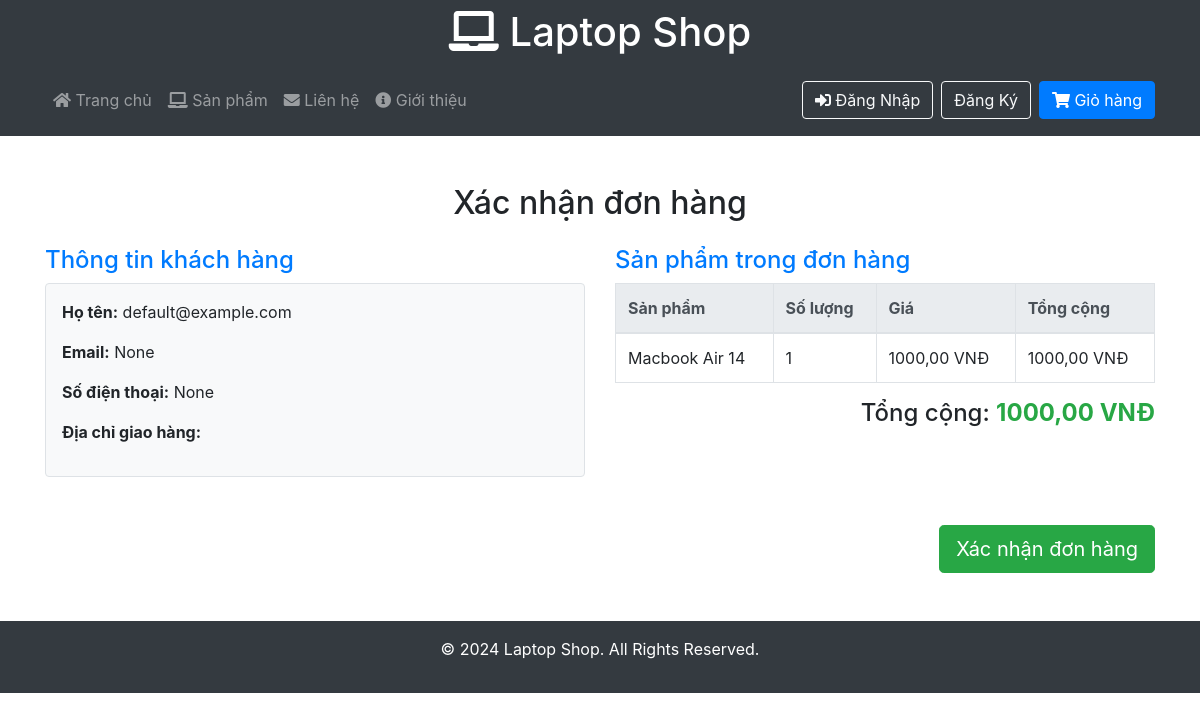
The page /order_confirmation/1/ on the database as committed earlier.
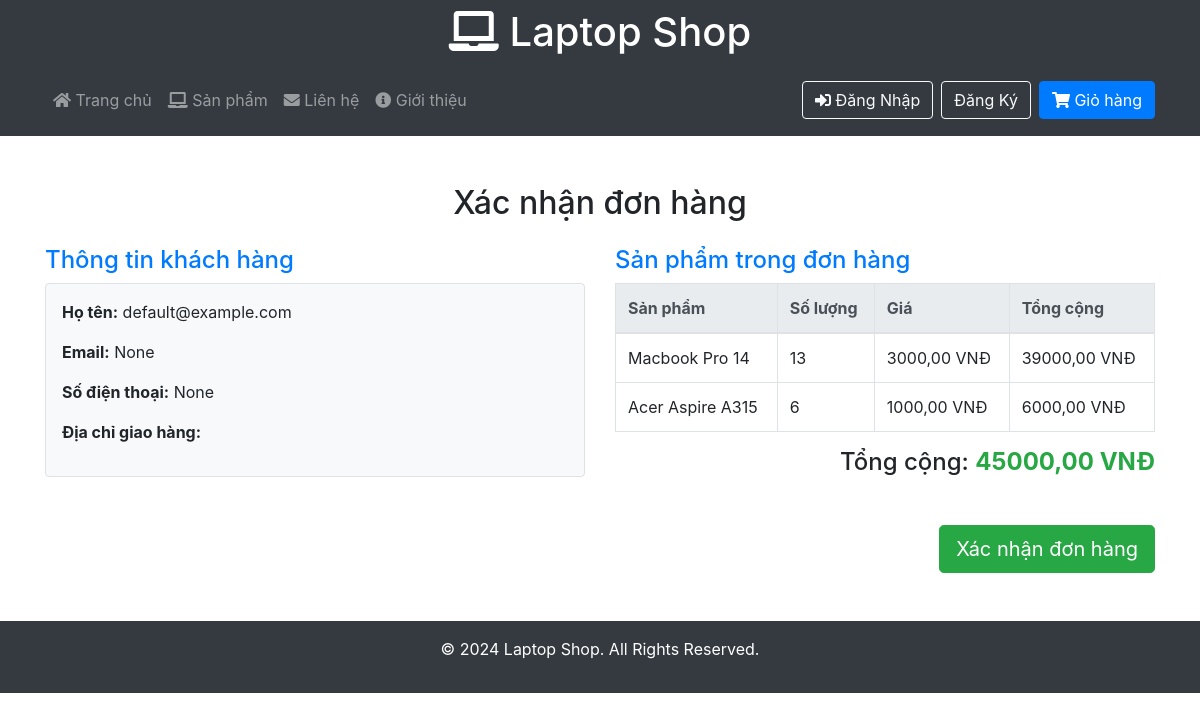
The same page on the database as committed later.
### products/models.py (models this page shows, shortened)
class Order(models.Model):
    user = models.ForeignKey(settings.AUTH_USER_MODEL, on_delete=models.SET_NULL, null=True, blank=True)
    created_at = models.DateTimeField(auto_now_add=True)
    completed = models.BooleanField(default=False)
    customer_name = models.CharField(max_length=255)
    customer_email = models.EmailField(null=True, blank=True)
    customer_phone = models.CharField(max_length=15, null=True, blank=True)
    shipping_address = models.TextField()
    @property
    def get_total_price(self):
        total = sum([item.get_total_price for item in self.items.all()])
        return total

class OrderItem(models.Model):
    product = models.ForeignKey(Laptop, on_delete=models.CASCADE)  # Sử dụng Laptop làm sản phẩm
    order = models.ForeignKey(Order, on_delete=models.CASCADE, related_name='items')
    quantity = models.PositiveIntegerField(default=1)
    @property
    def get_total_price(self):
        return self.quantity * self.product.price

class Laptop(models.Model):
    name = models.CharField(max_length=255)
    description = models.TextField()
    price = models.DecimalField(max_digits=10, decimal_places=2)
    image = models.ImageField(upload_to='laptops/')  # Hình ảnh chính của laptop
    created_at = models.DateTimeField(auto_now_add=True)

### products/views.py (the view)
# urls.py: path('order_confirmation/<int:order_id>/', order_confirmation, name='order_confirmation'),
def order_confirmation(request, order_id):
    order = get_object_or_404(Order, id=order_id)
    order_items = order.items.all()  # Lấy tất cả các mục sản phẩm trong đơn hàng
    return render(request, 'products/order_confirmation.html', {
        'order': order,
        'order_items': order_items,
        'cart_item_count': get_cart_item_count(request)
    })

### products/views.py (called while the page is built)
def get_cart_item_count(request):
    cart = request.session.get('cart', {})
    return sum(item['quantity'] for item in cart.values())

### products/templates/products/order_confirmation.html (shortened to what this page needs)
{% include 'products/header.html' %}
<main class="container my-5">
    <h2 class="text-center mb-4">Xác nhận đơn hàng</h2>
    <div class="row">
        <div class="col-md-6">
            <h4 class="text-primary">Thông tin khách hàng</h4>
            <div class="p-3 mb-4 bg-light border rounded">
                <p><strong>Họ tên:</strong> {{ order.customer_name }}</p>
                <p><strong>Email:</strong> {{ order.customer_email }}</p>
                <p><strong>Số điện thoại:</strong> {{ order.customer_phone }}</p>
                <p><strong>Địa chỉ giao hàng:</strong> {{ order.shipping_address }}</p>
            </div>
        </div>
        <div class="col-md-6">
            <h4 class="text-primary">Sản phẩm trong đơn hàng</h4>
            <div class="table-responsive">
                <table class="table table-bordered">
                    <thead class="thead-light">
                        <tr>
                            <th>Sản phẩm</th>
                            <th>Số lượng</th>
                            <th>Giá</th>
                            <th>Tổng cộng</th>
                        </tr>
                    </thead>
                    <tbody>
                        {% for item in order_items %}
                        <tr>
                            <td>{{ item.product.name }}</td>
                            <td>{{ item.quantity }}</td>
                            <td>{{ item.product.price }} VNĐ</td>
                            <td>{{ item.get_total_price }} VNĐ</td>
                        </tr>
                        {% endfor %}
                    </tbody>
                </table>
            </div>
            <h4 class="text-right">Tổng cộng: <strong class="text-success">{{ order.get_total_price }} VNĐ</strong></h4>
        </div>
    </div>
    <div class="text-right mt-4">
        <form method="POST">
            <button type="submit" class="btn btn-success btn-lg">Xác nhận đơn hàng</button>
        </form>
    </div>
</main>
{% include 'products/footer.html' %}

### products/templates/products/header.html (shortened to what this page needs)
<!DOCTYPE html>
<html lang="en">
<head>
    <link href="https://stackpath.bootstrapcdn.com/bootstrap/4.5.2/css/bootstrap.min.css" rel="stylesheet">
    <link href="https://cdnjs.cloudflare.com/ajax/libs/font-awesome/5.15.4/css/all.min.css" rel="stylesheet">
</head>
<body>
<header class="bg-dark text-white p-2">
    <div class="container">
        <h1 class="text-center"><i class="fas fa-laptop"></i> Laptop Shop</h1>
    </div>
    <nav class="navbar navbar-expand-lg navbar-dark bg-dark mt-3">
        <div class="container">
            <div class="collapse navbar-collapse" id="navbarNav">
                <ul class="navbar-nav mr-auto">
                    <li class="nav-item {% if request.path == '/' %}active{% endif %}">
                        <a class="nav-link" href="{% url 'home' %}"><i class="fas fa-home"></i> Trang chủ</a>
                    </li>
                    <li class="nav-item {% if request.path == '/laptops/' %}active{% endif %}">
                        <a class="nav-link" href="{% url 'laptop_list' %}"><i class="fas fa-laptop"></i> Sản phẩm</a>
                    </li>
                    <li class="nav-item {% if request.path == '/contact' %}active{% endif %}">
                        <a class="nav-link" href="{% url 'contact' %}"><i class="fas fa-envelope"></i> Liên hệ</a>
                    </li>
                    <li class="nav-item {% if request.path == '/about' %}active{% endif %}">
                        <a class="nav-link" href="{% url 'about' %}"><i class="fas fa-info-circle"></i> Giới thiệu</a>
                    </li>
                </ul>
                {% if user.is_authenticated %}
                <span class="navbar-text mr-2">Xin chào, {{ user.username }}!</span>
                <form action="{% url 'logout' %}" method="POST" style="display:inline;">
                    {% csrf_token %}
                    <button type="submit" class="btn btn-outline-light ml-2">Đăng Xuất</button>
                </form>
                {% else %}
                    <a href="{% url 'login' %}" class="btn btn-outline-light">
                        <i class="fas fa-sign-in-alt"></i> Đăng Nhập
                    </a>
                    <a href="{% url 'register' %}" class="btn btn-outline-light ml-2">Đăng Ký</a>
                {% endif %}
                {% if request.path != '/cart/' %}
                <a href="{% url 'cart' %}" class="btn btn-primary ml-2">
                    <i class="fas fa-shopping-cart"></i> Giỏ hàng
                </a>
                {% endif %}
            </div>
        </div>
    </nav>
</header>

### products/templates/products/footer.html (shortened to what this page needs)
<footer class="bg-dark text-white p-3 mt-auto">
    <div class="container text-center">
        <p>&copy; 2024 Laptop Shop. All Rights Reserved.</p>
    </div>
</footer>
</body>
</html>

Rows that differ between the two databases and show on the page:
removed OrderItem: product.name "Macbook Air 14", quantity "1", product.price "1000,00", get_total_price "1000,00"
computed for Order "default@example.com": get_total_price "1000,00" → "45000,00"
added OrderItem: product.name "Macbook Pro 14", quantity "13", product.price "3000,00", get_total_price "39000,00"
added OrderItem: product.name "Acer Aspire A315", quantity "6", product.price "1000,00", get_total_price "6000,00"
